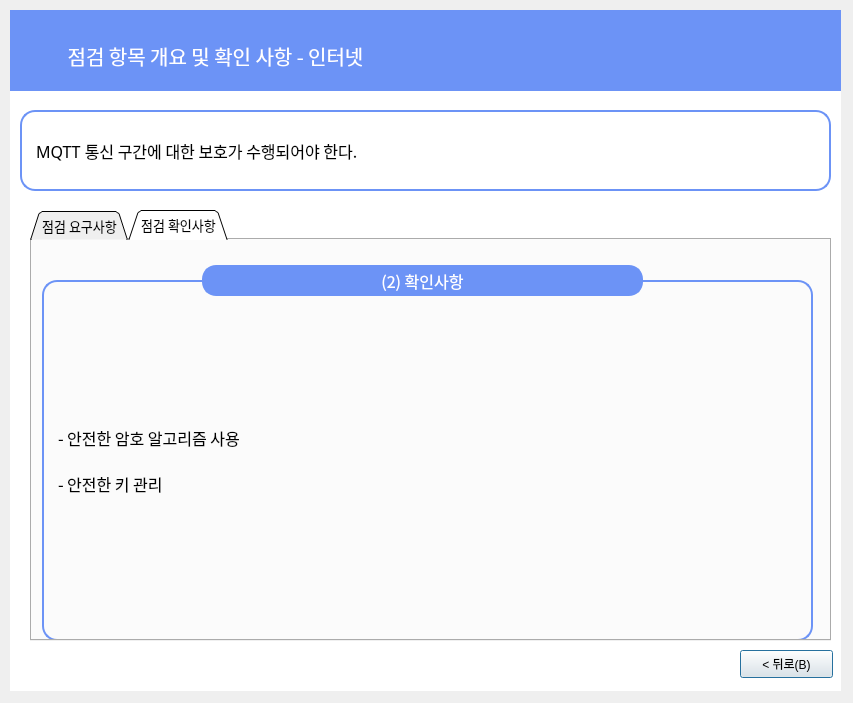
<?xml version="1.0" encoding="UTF-8"?>
<ui version="4.0">
 <class>Dialog</class>
 <widget class="QDialog" name="Dialog">
  <property name="geometry">
   <rect>
    <x>0</x>
    <y>0</y>
    <width>853</width>
    <height>703</height>
   </rect>
  </property>
  <property name="windowTitle">
   <string>Dialog</string>
  </property>
  <widget class="QLabel" name="label_6">
   <property name="geometry">
    <rect>
     <x>10</x>
     <y>10</y>
     <width>831</width>
     <height>681</height>
    </rect>
   </property>
   <property name="font">
    <font>
     <family>Gmarket Sans TTF</family>
     <pointsize>16</pointsize>
     <weight>50</weight>
     <bold>false</bold>
     <kerning>true</kerning>
    </font>
   </property>
   <property name="autoFillBackground">
    <bool>false</bool>
   </property>
   <property name="styleSheet">
    <string notr="true">background-color: rgb(255,255,255);
border-color: rgb(0, 0, 0);</string>
   </property>
   <property name="text">
    <string/>
   </property>
   <property name="scaledContents">
    <bool>false</bool>
   </property>
   <property name="alignment">
    <set>Qt::AlignCenter</set>
   </property>
  </widget>
  <widget class="QLabel" name="label_7">
   <property name="geometry">
    <rect>
     <x>10</x>
     <y>10</y>
     <width>831</width>
     <height>81</height>
    </rect>
   </property>
   <property name="font">
    <font>
     <family>Gmarket Sans TTF</family>
     <pointsize>11</pointsize>
     <weight>50</weight>
     <bold>false</bold>
     <kerning>true</kerning>
    </font>
   </property>
   <property name="autoFillBackground">
    <bool>false</bool>
   </property>
   <property name="styleSheet">
    <string notr="true">background-color: rgb(108, 147, 246);
border-color: rgb(0, 0, 0);</string>
   </property>
   <property name="text">
    <string/>
   </property>
   <property name="scaledContents">
    <bool>false</bool>
   </property>
  </widget>
  <widget class="QLabel" name="label_8">
   <property name="geometry">
    <rect>
     <x>10</x>
     <y>30</y>
     <width>411</width>
     <height>51</height>
    </rect>
   </property>
   <property name="font">
    <font>
     <family>AppleSDGothicNeoM00</family>
     <pointsize>15</pointsize>
    </font>
   </property>
   <property name="styleSheet">
    <string notr="true">color : rgb(255, 255, 255)</string>
   </property>
   <property name="text">
    <string>점검 항목 개요 및 확인 사항 - 인터넷</string>
   </property>
   <property name="alignment">
    <set>Qt::AlignCenter</set>
   </property>
  </widget>
  <widget class="QLabel" name="label_9">
   <property name="geometry">
    <rect>
     <x>20</x>
     <y>110</y>
     <width>811</width>
     <height>81</height>
    </rect>
   </property>
   <property name="font">
    <font>
     <family>AppleSDGothicNeoM00</family>
     <pointsize>12</pointsize>
     <weight>50</weight>
     <bold>false</bold>
     <kerning>true</kerning>
    </font>
   </property>
   <property name="autoFillBackground">
    <bool>false</bool>
   </property>
   <property name="styleSheet">
    <string notr="true">background-color : rgb(255, 255, 255);
padding-left:10px;
border: 2px solid rgb(108, 147, 246);
border-radius:15px</string>
   </property>
   <property name="text">
    <string>MQTT 통신 구간에 대한 보호가 수행되어야 한다.</string>
   </property>
   <property name="scaledContents">
    <bool>false</bool>
   </property>
  </widget>
  <widget class="QPushButton" name="pushButton_4">
   <property name="geometry">
    <rect>
     <x>740</x>
     <y>650</y>
     <width>93</width>
     <height>28</height>
    </rect>
   </property>
   <property name="text">
    <string>&lt; 뒤로(B)</string>
   </property>
  </widget>
  <widget class="QTabWidget" name="tabWidget">
   <property name="geometry">
    <rect>
     <x>30</x>
     <y>210</y>
     <width>801</width>
     <height>431</height>
    </rect>
   </property>
   <property name="font">
    <font>
     <family>AppleSDGothicNeoM00</family>
     <pointsize>10</pointsize>
    </font>
   </property>
   <property name="contextMenuPolicy">
    <enum>Qt::DefaultContextMenu</enum>
   </property>
   <property name="styleSheet">
    <string notr="true"/>
   </property>
   <property name="tabShape">
    <enum>QTabWidget::Triangular</enum>
   </property>
   <property name="currentIndex">
    <number>1</number>
   </property>
   <property name="elideMode">
    <enum>Qt::ElideNone</enum>
   </property>
   <property name="tabBarAutoHide">
    <bool>false</bool>
   </property>
   <widget class="QWidget" name="tab">
    <attribute name="title">
     <string>점검 요구사항</string>
    </attribute>
    <widget class="QLabel" name="label_21">
     <property name="geometry">
      <rect>
       <x>10</x>
       <y>40</y>
       <width>771</width>
       <height>361</height>
      </rect>
     </property>
     <property name="font">
      <font>
       <family>AppleSDGothicNeoM00</family>
       <pointsize>12</pointsize>
      </font>
     </property>
     <property name="styleSheet">
      <string notr="true">

border: 2px solid rgb(108, 147, 246);
border-radius:15px;
padding-left:10px;</string>
     </property>
     <property name="text">
      <string>- MQTT 프로토콜에 대한 암호화가 적용되어야 한다.</string>
     </property>
    </widget>
    <widget class="QLabel" name="label_3">
     <property name="geometry">
      <rect>
       <x>160</x>
       <y>0</y>
       <width>461</width>
       <height>81</height>
      </rect>
     </property>
     <property name="font">
      <font>
       <family>AppleSDGothicNeoM00</family>
       <pointsize>12</pointsize>
      </font>
     </property>
     <property name="styleSheet">
      <string notr="true">background-color : rgb(108, 147, 246);
color : rgb(255, 255, 255);
border: 2px solid rgb(108, 147, 246);
margin-left:10px;
margin-right:10px;
margin-top:25px;
margin-bottom:25px;
border-radius:14px
</string>
     </property>
     <property name="text">
      <string>(1) 요구사항</string>
     </property>
     <property name="alignment">
      <set>Qt::AlignCenter</set>
     </property>
    </widget>
   </widget>
   <widget class="QWidget" name="tab_2">
    <attribute name="title">
     <string>점검 확인사항</string>
    </attribute>
    <widget class="QLabel" name="label_22">
     <property name="geometry">
      <rect>
       <x>10</x>
       <y>40</y>
       <width>771</width>
       <height>361</height>
      </rect>
     </property>
     <property name="font">
      <font>
       <family>AppleSDGothicNeoM00</family>
       <pointsize>12</pointsize>
      </font>
     </property>
     <property name="styleSheet">
      <string notr="true">

border: 2px solid rgb(108, 147, 246);
border-radius:15px;
padding-left:10px</string>
     </property>
     <property name="text">
      <string>- 안전한 암호 알고리즘 사용

- 안전한 키 관리</string>
     </property>
    </widget>
    <widget class="QLabel" name="label_4">
     <property name="geometry">
      <rect>
       <x>160</x>
       <y>0</y>
       <width>461</width>
       <height>81</height>
      </rect>
     </property>
     <property name="font">
      <font>
       <family>AppleSDGothicNeoM00</family>
       <pointsize>12</pointsize>
      </font>
     </property>
     <property name="styleSheet">
      <string notr="true">background-color : rgb(108, 147, 246);
color : rgb(255, 255, 255);
border: 2px solid rgb(108, 147, 246);
margin-left:10px;
margin-right:10px;
margin-top:25px;
margin-bottom:25px;
border-radius:14px
</string>
     </property>
     <property name="text">
      <string>(2) 확인사항</string>
     </property>
     <property name="alignment">
      <set>Qt::AlignCenter</set>
     </property>
    </widget>
   </widget>
  </widget>
 </widget>
 <resources/>
 <connections/>
</ui>
